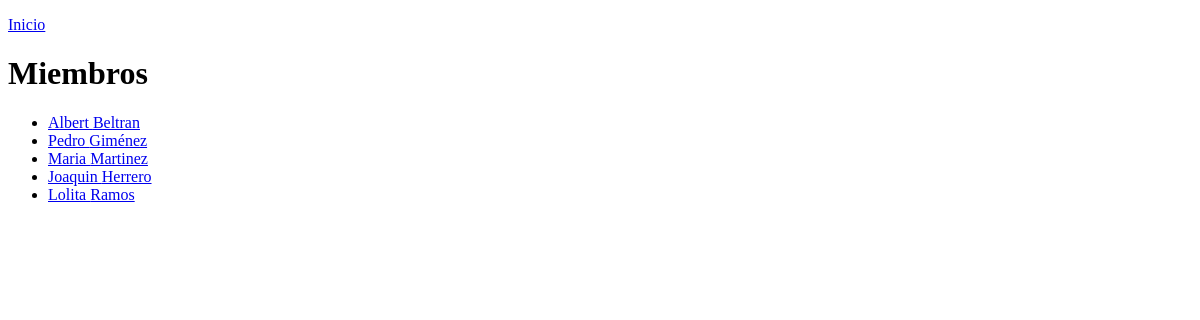
The app's page /miembros/, older data.
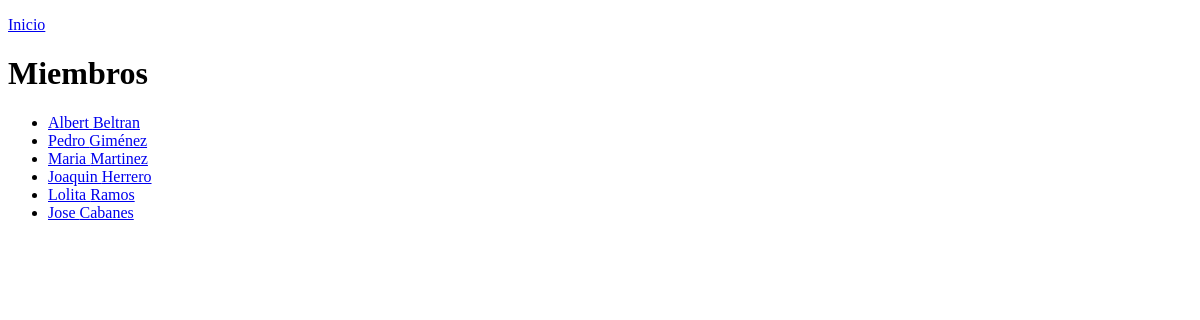
The same page, newer data.
### miembros/models.py (models this page shows, shortened)
class Miembro(models.Model):
  Nombre = models.CharField(max_length=255)
  Apellido = models.CharField(max_length=255)
  telefono = models.IntegerField(null=True)
  fecha_registro = models.DateField(null=True)

### miembros/views.py (the view)
# urls.py: path('', include('miembros.urls')),
def miembros(request):
  mismiembros = Miembro.objects.all().values()
  template = loader.get_template('todos_los_miembros.html')
  context = {
    'mismiembros': mismiembros,
  }
  return HttpResponse(template.render(context, request))

### miembros/templates/todos_los_miembros.html (shortened to what this page needs)
{% extends "maestro.html" %}
{% block content %}
    <p><a href="/">Inicio</a></p>
    <h1>Miembros</h1>
    <ul>
        {% for x in mismiembros %}
        <li><a href="detalles/{{ x.id }}">{{ x.Nombre }} {{ x.Apellido }}</a></li>
        {% endfor %}
    </ul>
{% endblock %}

### miembros/templates/maestro.html (shortened to what this page needs)
<!DOCTYPE html>
<html>
<head>
</head>
<body>
{% block content %}
{% endblock %}
</body>
</html>

Row changes from the older to the newer data that the page shows:
added Miembro: Nombre "Jose", Apellido "Cabanes"
